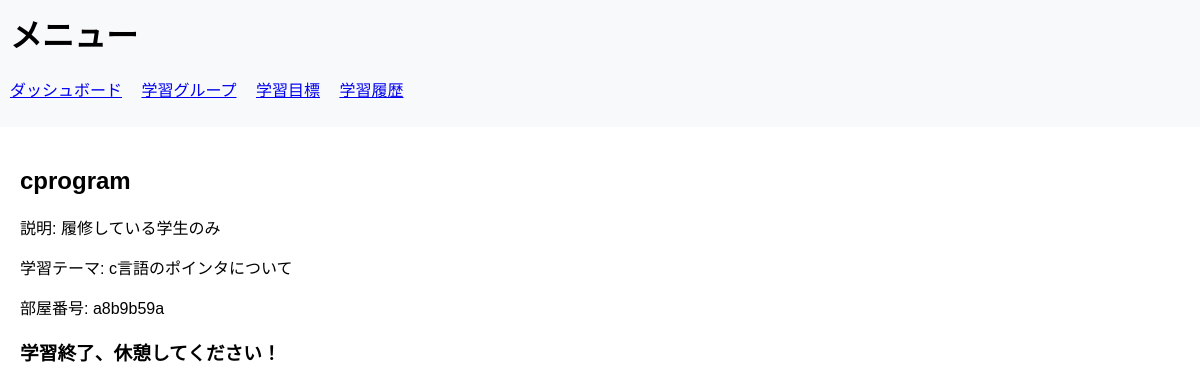
The page /main/study-group/11/ (signed in) on the database its author committed.
### main/models.py (models this page shows, shortened)
class StudyGroup(models.Model):
    name = models.CharField(max_length=255)
    description = models.TextField()
    owner = models.ForeignKey(User, on_delete=models.CASCADE)
    members = models.ManyToManyField(User, related_name='study_groups')
    study_topic = models.CharField(max_length=255)
    study_time = models.DateTimeField()
    end_time = models.DateTimeField()
    room_number = models.CharField(max_length=8, unique=True, default=uuid.uuid4().hex[:8])
    created_at = models.DateTimeField(auto_now_add=True)
    updated_at = models.DateTimeField(auto_now=True)
    is_completed = models.BooleanField(default=False)

### main/views.py (the view, shortened to what this page needs)
# urls.py: path('study-group/<int:group_id>/', views.study_group_detail_view, name='study_group_detail'),
@login_required
def study_group_detail_view(request, group_id):
    group = get_object_or_404(StudyGroup, id=group_id)
    current_time = timezone.now()
    context = {
        'group': group,
        'is_completed': group.is_completed,
        'remaining_time': (group.end_time - current_time).total_seconds() if current_time < group.end_time else 0
    }
    return render(request, 'main/study_group_detail.html', context)

### main/templates/main/study_group_detail.html (shortened to what this page needs)
{% extends 'main/base.html' %}
{% block content %}
<h2>{{ group.name }}</h2>
<p>説明: {{ group.description }}</p>
<p>学習テーマ: {{ group.study_topic }}</p>
<p>部屋番号: {{ group.room_number }}</p>
{% if is_completed %}
  <h3>学習終了、休憩してください！</h3>
{% endif %}
{% endblock %}

### main/templates/main/base.html (style rules this page uses)
body { font-family: Arial, sans-serif; margin: 0; padding: 0; }

### rows shown on the page
StudyGroup: name "cprogram", description "履修している学生のみ", study_topic "c言語のポインタについて", room_number "a8b9b59a"
